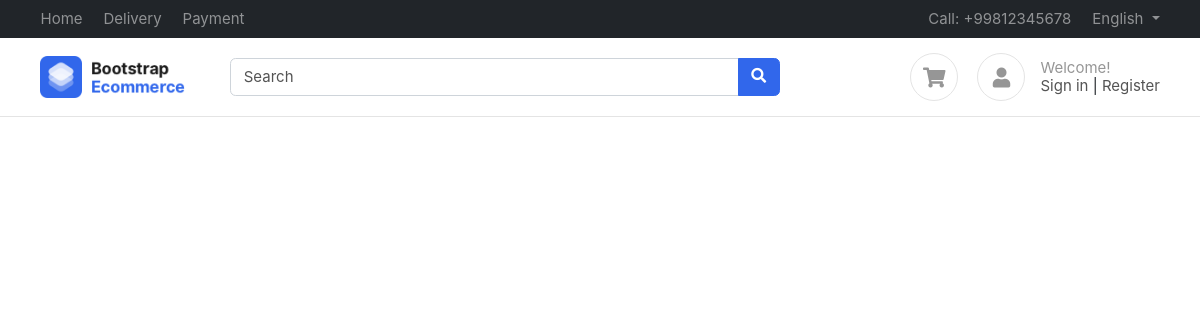
The app's page /, older data.
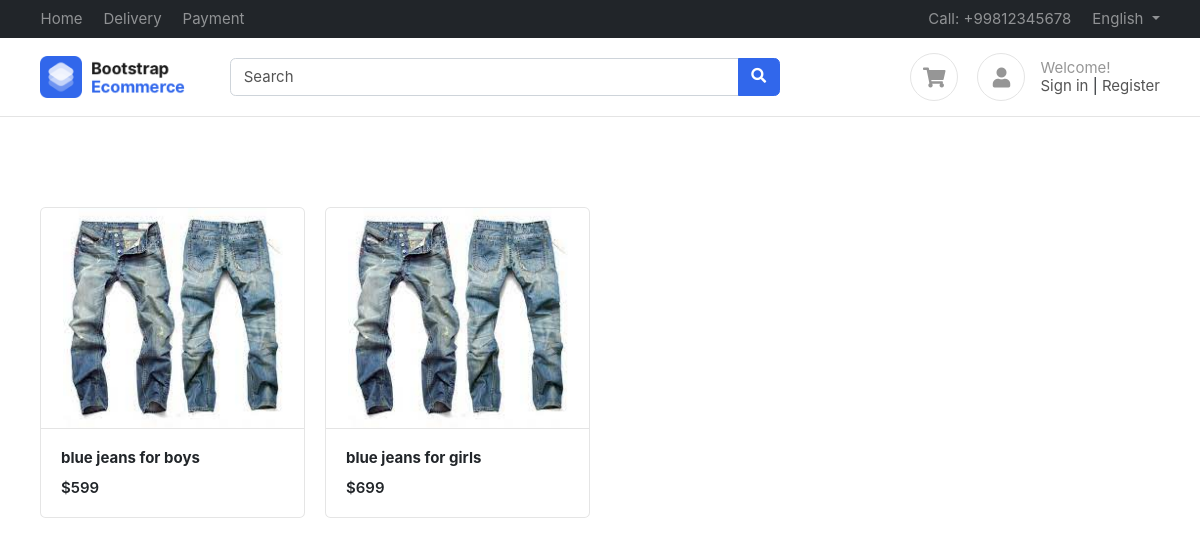
The same page, newer data.
### products/models.py (models this page shows, shortened)
class Product(BaseModel):
    product_name=models.CharField(max_length=100)
    category=models.ForeignKey(Category,on_delete=models.CASCADE,related_name='products')
    price=models.IntegerField()
    slug=models.SlugField(unique=True,blank=True,null=True)
    product_description=models.TextField()
    color_variant=models.ManyToManyField(ColorVariant,blank=True)
    size_variant=models.ManyToManyField(SizeVariant,blank=True)

class ProductImage(BaseModel):
    product=models.ForeignKey(Product, on_delete=models.CASCADE,related_name='product_images')
    image=models.ImageField(upload_to='product')

### home/views.py (the view)
# urls.py: path('' , index , name='index'),
def index(request):
    products=Product.objects.all()
    data={
        'products':products
    }
    return render(request,'home/index.html',data)

### templates/home/index.html
{% extends 'base/base.html' %}
{% block start %}
<div class="container mt-5 pt-5">
    <div class="row">
        {% for product in products %}
        <div class="col-md-3">
            <figure class="card card-product-grid">
                <div class="img-wrap"> <img src="/media/{{product.product_images.first.image}}"> </div>
                <figcaption class="info-wrap border-top">
                    <a href="{% url 'get_products' product.slug%}" class="title"><b>{{product.product_name}}</b></a>
                    <div class="price mt-2">${{product.price}}</div>
                </figcaption>
            </figure>
        </div>
        {% endfor %}
    </div>
    </div>
{% endblock%}

### templates/base/base.html (shortened to what this page needs)
<!DOCTYPE HTML>
<html lang="en">
<head>
<link href="/media/css/bootstrap.css" rel="stylesheet" type="text/css"/>
<link href="/media/fonts/fontawesome/css/all.min.css" type="text/css" rel="stylesheet">
<link href="/media/css/ui.css" rel="stylesheet" type="text/css"/>
<link href="/media/css/responsive.css" rel="stylesheet" />
</head>
<body>
	<header class="section-header">
		<nav class="navbar navbar-dark navbar-expand p-0 bg-dark">
		<div class="container">
			<ul class="navbar-nav d-none d-md-flex mr-auto">
				<li class="nav-item"><a class="nav-link" href="#">Home</a></li>
				<li class="nav-item"><a class="nav-link" href="#">Delivery</a></li>
				<li class="nav-item"><a class="nav-link" href="#">Payment</a></li>
			</ul>
			<ul class="navbar-nav">
				<li class="nav-item"><a href="#" class="nav-link"> Call: +99812345678 </a></li>
				<li class="nav-item dropdown">
					 <a href="#" class="nav-link dropdown-toggle" data-toggle="dropdown"> English </a>
				</li>
			</ul>
		  </div>
		</nav>
		<section class="header-main border-bottom">
			<div class="container">
		<div class="row align-items-center">
			<div class="col-lg-2 col-4">
				<div class="brand-wrap">
					<img class="logo" src="images/logo.png">
				</div>
			</div>
			<div class="col-lg-6 col-sm-12">
				<form action="#" class="search">
					<div class="input-group w-100">
						<input type="text" class="form-control" placeholder="Search">
						<div class="input-group-append">
						  <button class="btn btn-primary" type="submit">
							<i class="fa fa-search"></i>
						  </button>
						</div>
					</div>
				</form>
			</div>
			<div class="col-lg-4 col-sm-6 col-8">
				<div class="widgets-wrap float-md-right">
					<div class="widget-header  mr-3">
						<a href="{% url 'cart' %}" class="icon icon-sm rounded-circle border"><i class="fa fa-shopping-cart"></i></a>
					</div>
					<div class="widget-header icontext">
						<a href="#" class="icon icon-sm rounded-circle border"><i class="fa fa-user"></i></a>
						<div class="text">
							<span class="text-muted">Welcome!</span>
							<div>
								<a href="#">Sign in</a> |
								<a href="#"> Register</a>
							</div>
						</div>
					</div>
				</div>
			</div>
		</div>
			</div>
		</section>
		</header>
		{% block start %}
		{% endblock  %}
    </body>
</html>

### public/static/css/ui.css (style rules this page uses)
html { font-family: 'Inter', sans-serif; font-size: 15px; }
.img-wrap { text-align: center; display: block; }
.img-wrap img { max-width: 100%; }
.icon-xs, .icon-sm, .icon-md, .icon-lg { display: inline-block; text-align: center; flex-shrink: 0; flex-grow: 0; }
.icon-sm { width: 48px; height: 48px; line-height: 48px; font-size: 20px; }
figure { margin-bottom: 0; }
.card .title { color: #212529; }
.header-main { position: relative; padding-top: 1rem; padding-bottom: 1rem; }
.brand-wrap .logo, .navbar-brand .logo { margin-right: 7px; max-height: 42px; display: inline-block; }
.widget-header { display: inline-block; vertical-align: middle; position: relative; }
.widget-header a { color: #545454; }
.widget-header i { color: #969696; }
[class*='card-product'] a.title { color: #212529; display: block; }
[class*='card-product'] .img-wrap { overflow: hidden; position: relative; }
[class*='card-product'] .img-wrap img { height: 100%; max-width: 100%; width: auto; display: inline-block; object-fit: cover; }
.card-product-grid { margin-bottom: 20px; }
.card-product-grid .img-wrap { border-radius: 0.2rem 0.2rem 0 0; height: 220px; }
.card-product-grid .info-wrap { overflow: hidden; padding: 18px 20px; }
.card .img-wrap { overflow: hidden; }
.icontext { display: inline-flex; align-items: center; vertical-align: middle; }
.icontext .text { width: 100%; line-height: 1.2; color: #212529; }
.icontext .icon { position: relative; margin-right: 15px; flex-shrink: 0; flex-grow: 0; }
.price { font-weight: 600; color: #212529; }

Row changes from the older to the newer data that the page shows:
added Product: product_images.first.image (picture), product_name "blue jeans for boys", price "599"
added Product: product_images.first.image (picture), product_name "blue jeans for girls", price "699"
